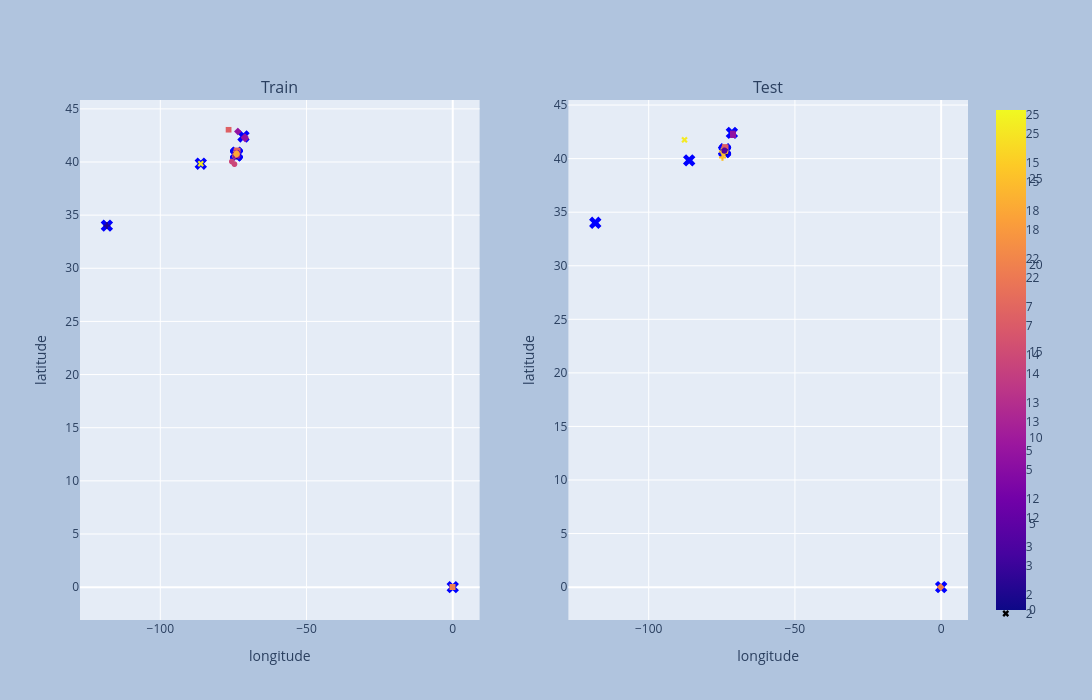

Here is the notebook cell this chart was saved with:
### Markdown cell above
### Visualizing the results

### Code cell
train_labels = kmeans.predict(X_train_ll)
test_labels = kmeans.predict(X_test_ll)
centroids = kmeans.cluster_centers_

fig = make_subplots(subplot_titles=("Train", "Test"), rows=1, cols=2, specs=[[{"type": "scatter"}, {"type": "scatter"}]])
fig1 = px.scatter(X_train_ll, x='longitude', y='latitude', color=train_labels, symbol=train_labels)
fig2 = px.scatter(X_test_ll, x='longitude', y='latitude', color=test_labels, symbol=test_labels)

for i in [1, 2]:
  fig.update_xaxes(title_text="longitude", row = 1, col = i)
  fig.update_yaxes(title_text="latitude", row = 1, col = i)

for trace in fig1.data:
  fig.add_trace(trace, row=1, col=1)
for trace in fig2.data:
  fig.add_trace(trace, row=1, col=2)

for i in [1, 2]:
  fig.add_trace(
      go.Scatter(
          x = centroids[:, 0],
          y = centroids[:, 1],
          mode = 'markers',
          marker=dict(
            color='blue',
            size=11,
            symbol='x'
            ),
          name='Centroid',
          showlegend=(i == 1)
      ),
      row = 1, col=i,)

fig.update_layout(
  width=1650,
  height=700,
  paper_bgcolor="LightSteelBlue")

fig.show()

### Figure 1 — Plotly figure (JSON) as saved in the notebook; plotly's stock layout.template omitted (floating-point values rounded to 4 significant figures; data arrays with more than 128 entries replaced by an {"elided": "..."} marker saying what was removed)
{"data": [{"hovertemplate": "symbol=25<br>longitude=%{x}<br>latitude=%{y}<br>color=%{marker.color}<extra></extra>", "legendgroup": "25", "marker": {"color": {"elided": "249 int values"}, "coloraxis": "coloraxis", "symbol": "circle"}, "mode": "markers", "name": "25", "showlegend": true, "type": "scattergl", "x": {"elided": "249 float values"}, "xaxis": "x", "y": {"elided": "249 float values"}, "yaxis": "y"}, {"hovertemplate": "symbol=15<br>longitude=%{x}<br>latitude=%{y}<br>color=%{marker.color}<extra></extra>", "legendgroup": "15", "marker": {"color": {"elided": "1878 int values"}, "coloraxis": "coloraxis", "symbol": "diamond"}, "mode": "markers", "name": "15", "showlegend": true, "type": "scattergl", "x": {"elided": "1878 float values"}, "xaxis": "x", "y": {"elided": "1878 float values"}, "yaxis": "y"}, {"hovertemplate": "symbol=18<br>longitude=%{x}<br>latitude=%{y}<br>color=%{marker.color}<extra></extra>", "legendgroup": "18", "marker": {"color": {"elided": "2021 int values"}, "coloraxis": "coloraxis", "symbol": "square"}, "mode": "markers", "name": "18", "showlegend": true, "type": "scattergl", "x": {"elided": "2021 float values"}, "xaxis": "x", "y": {"elided": "2021 float values"}, "yaxis": "y"}, {"hovertemplate": "symbol=22<br>longitude=%{x}<br>latitude=%{y}<br>color=%{marker.color}<extra></extra>", "legendgroup": "22", "marker": {"color": {"elided": "2652 int values"}, "coloraxis": "coloraxis", "symbol": "x"}, "mode": "markers", "name": "22", "showlegend": true, "type": "scattergl", "x": {"elided": "2652 float values"}, "xaxis": "x", "y": {"elided": "2652 float values"}, "yaxis": "y"}, {"hovertemplate": "symbol=7<br>longitude=%{x}<br>latitude=%{y}<br>color=%{marker.color}<extra></extra>", "legendgroup": "7", "marker": {"color": {"elided": "2905 int values"}, "coloraxis": "coloraxis", "symbol": "cross"}, "mode": "markers", "name": "7", "showlegend": true, "type": "scattergl", "x": {"elided": "2905 float values"}, "xaxis": "x", "y": {"elided": "2905 float values"}, "yaxis": "y"}, {"hovertemplate": "symbol=14<br>longitude=%{x}<br>latitude=%{y}<br>color=%{marker.color}<extra></extra>", "legendgroup": "14", "marker": {"color": {"elided": "2402 int values"}, "coloraxis": "coloraxis", "symbol": "circle"}, "mode": "markers", "name": "14", "showlegend": true, "type": "scattergl", "x": {"elided": "2402 float values"}, "xaxis": "x", "y": {"elided": "2402 float values"}, "yaxis": "y"}, {"hovertemplate": "symbol=13<br>longitude=%{x}<br>latitude=%{y}<br>color=%{marker.color}<extra></extra>", "legendgroup": "13", "marker": {"color": {"elided": "1350 int values"}, "coloraxis": "coloraxis", "symbol": "diamond"}, "mode": "markers", "name": "13", "showlegend": true, "type": "scattergl", "x": {"elided": "1350 float values"}, "xaxis": "x", "y": {"elided": "1350 float values"}, "yaxis": "y"}, {"hovertemplate": "symbol=5<br>longitude=%{x}<br>latitude=%{y}<br>color=%{marker.color}<extra></extra>", "legendgroup": "5", "marker": {"color": {"elided": "1044 int values"}, "coloraxis": "coloraxis", "symbol": "square"}, "mode": "markers", "name": "5", "showlegend": true, "type": "scattergl", "x": {"elided": "1044 float values"}, "xaxis": "x", "y": {"elided": "1044 float values"}, "yaxis": "y"}, {"hovertemplate": "symbol=12<br>longitude=%{x}<br>latitude=%{y}<br>color=%{marker.color}<extra></extra>", "legendgroup": "12", "marker": {"color": {"elided": "1338 int values"}, "coloraxis": "coloraxis", "symbol": "x"}, "mode": "markers", "name": "12", "showlegend": true, "type": "scattergl", "x": {"elided": "1338 float values"}, "xaxis": "x", "y": {"elided": "1338 float values"}, "yaxis": "y"}, {"hovertemplate": "symbol=3<br>longitude=%{x}<br>latitude=%{y}<br>color=%{marker.color}<extra></extra>", "legendgroup": "3", "marker": {"color": {"elided": "1714 int values"}, "coloraxis": "coloraxis", "symbol": "cross"}, "mode": "markers", "name": "3", "showlegend": true, "type": "scattergl", "x": {"elided": "1714 float values"}, "xaxis": "x", "y": {"elided": "1714 float values"}, "yaxis": "y"}, {"hovertemplate": "symbol=2<br>longitude=%{x}<br>latitude=%{y}<br>color=%{marker.color}<extra></extra>", "legendgroup": "2", "marker": {"color": {"elided": "1568 int values"}, "coloraxis": "coloraxis", "symbol": "circle"}, "mode": "markers", "name": "2", "showlegend": true, "type": "scattergl", "x": {"elided": "1568 float values"}, "xaxis": "x", "y": {"elided": "1568 float values"}, "yaxis": "y"}, {"hovertemplate": "symbol=10<br>longitude=%{x}<br>latitude=%{y}<br>color=%{marker.color}<extra></extra>", "legendgroup": "10", "marker": {"color": {"elided": "1110 int values"}, "coloraxis": "coloraxis", "symbol": "diamond"}, "mode": "markers", "name": "10", "showlegend": true, "type": "scattergl", "x": {"elided": "1110 float values"}, "xaxis": "x", "y": {"elided": "1110 float values"}, "yaxis": "y"}, {"hovertemplate": "symbol=19<br>longitude=%{x}<br>latitude=%{y}<br>color=%{marker.color}<extra></extra>", "legendgroup": "19", "marker": {"color": {"elided": "1219 int values"}, "coloraxis": "coloraxis", "symbol": "square"}, "mode": "markers", "name": "19", "showlegend": true, "type": "scattergl", "x": {"elided": "1219 float values"}, "xaxis": "x", "y": {"elided": "1219 float values"}, "yaxis": "y"}, {"hovertemplate": "symbol=24<br>longitude=%{x}<br>latitude=%{y}<br>color=%{marker.color}<extra></extra>", "legendgroup": "24", "marker": {"color": {"elided": "1045 int values"}, "coloraxis": "coloraxis", "symbol": "x"}, "mode": "markers", "name": "24", "showlegend": true, "type": "scattergl", "x": {"elided": "1045 float values"}, "xaxis": "x", "y": {"elided": "1045 float values"}, "yaxis": "y"}, {"hovertemplate": "symbol=11<br>longitude=%{x}<br>latitude=%{y}<br>color=%{marker.color}<extra></extra>", "legendgroup": "11", "marker": {"color": {"elided": "2061 int values"}, "coloraxis": "coloraxis", "symbol": "cross"}, "mode": "markers", "name": "11", "showlegend": true, "type": "scattergl", "x": {"elided": "2061 float values"}, "xaxis": "x", "y": {"elided": "2061 float values"}, "yaxis": "y"}, {"hovertemplate": "symbol=26<br>longitude=%{x}<br>latitude=%{y}<br>color=%{marker.color}<extra></extra>", "legendgroup": "26", "marker": {"color": {"elided": "597 int values"}, "coloraxis": "coloraxis", "symbol": "circle"}, "mode": "markers", "name": "26", "showlegend": true, "type": "scattergl", "x": {"elided": "597 float values"}, "xaxis": "x", "y": {"elided": "597 float values"}, "yaxis": "y"}, {"hovertemplate": "symbol=27<br>longitude=%{x}<br>latitude=%{y}<br>color=%{marker.color}<extra></extra>", "legendgroup": "27", "marker": {"color": {"elided": "1353 int values"}, "coloraxis": "coloraxis", "symbol": "diamond"}, "mode": "markers", "name": "27", "showlegend": true, "type": "scattergl", "x": {"elided": "1353 float values"}, "xaxis": "x", "y": {"elided": "1353 float values"}, "yaxis": "y"}, {"hovertemplate": "symbol=29<br>longitude=%{x}<br>latitude=%{y}<br>color=%{marker.color}<extra></extra>", "legendgroup": "29", "marker": {"color": {"elided": "2520 int values"}, "coloraxis": "coloraxis", "symbol": "square"}, "mode": "markers", "name": "29", "showlegend": true, "type": "scattergl", "x": {"elided": "2520 float values"}, "xaxis": "x", "y": {"elided": "2520 float values"}, "yaxis": "y"}, {"hovertemplate": "symbol=21<br>longitude=%{x}<br>latitude=%{y}<br>color=%{marker.color}<extra></extra>", "legendgroup": "21", "marker": {"color": {"elided": "576 int values"}, "coloraxis": "coloraxis", "symbol": "x"}, "mode": "markers", "name": "21", "showlegend": true, "type": "scattergl", "x": {"elided": "576 float values"}, "xaxis": "x", "y": {"elided": "576 float values"}, "yaxis": "y"}, {"hovertemplate": "symbol=6<br>longitude=%{x}<br>latitude=%{y}<br>color=%{marker.color}<extra></extra>", "legendgroup": "6", "marker": {"color": {"elided": "1214 int values"}, "coloraxis": "coloraxis", "symbol": "cross"}, "mode": "markers", "name": "6", "showlegend": true, "type": "scattergl", "x": {"elided": "1214 float values"}, "xaxis": "x", "y": {"elided": "1214 float values"}, "yaxis": "y"}, {"hovertemplate": "symbol=4<br>longitude=%{x}<br>latitude=%{y}<br>color=%{marker.color}<extra></extra>", "legendgroup": "4", "marker": {"color": {"elided": "435 int values"}, "coloraxis": "coloraxis", "symbol": "circle"}, "mode": "markers", "name": "4", "showlegend": true, "type": "scattergl", "x": {"elided": "435 float values"}, "xaxis": "x", "y": {"elided": "435 float values"}, "yaxis": "y"}, {"hovertemplate": "symbol=0<br>longitude=%{x}<br>latitude=%{y}<br>color=%{marker.color}<extra></extra>", "legendgroup": "0", "marker": {"color": {"elided": "591 int values"}, "coloraxis": "coloraxis", "symbol": "diamond"}, "mode": "markers", "name": "0", "showlegend": true, "type": "scattergl", "x": {"elided": "591 float values"}, "xaxis": "x", "y": {"elided": "591 float values"}, "yaxis": "y"}, {"hovertemplate": "symbol=17<br>longitude=%{x}<br>latitude=%{y}<br>color=%{marker.color}<extra></extra>", "legendgroup": "17", "marker": {"color": {"elided": "391 int values"}, "coloraxis": "coloraxis", "symbol": "square"}, "mode": "markers", "name": "17", "showlegend": true, "type": "scattergl", "x": {"elided": "391 float values"}, "xaxis": "x", "y": {"elided": "391 float values"}, "yaxis": "y"}, {"hovertemplate": "symbol=8<br>longitude=%{x}<br>latitude=%{y}<br>color=%{marker.color}<extra></extra>", "legendgroup": "8", "marker": {"color": {"elided": "428 int values"}, "coloraxis": "coloraxis", "symbol": "x"}, "mode": "markers", "name": "8", "showlegend": true, "type": "scattergl", "x": {"elided": "428 float values"}, "xaxis": "x", "y": {"elided": "428 float values"}, "yaxis": "y"}, {"hovertemplate": "symbol=16<br>longitude=%{x}<br>latitude=%{y}<br>color=%{marker.color}<extra></extra>", "legendgroup": "16", "marker": {"color": {"elided": "707 int values"}, "coloraxis": "coloraxis", "symbol": "cross"}, "mode": "markers", "name": "16", "showlegend": true, "type": "scattergl", "x": {"elided": "707 float values"}, "xaxis": "x", "y": {"elided": "707 float values"}, "yaxis": "y"}, {"hovertemplate": "symbol=23<br>longitude=%{x}<br>latitude=%{y}<br>color=%{marker.color}<extra></extra>", "legendgroup": "23", "marker": {"color": {"elided": "477 int values"}, "coloraxis": "coloraxis", "symbol": "circle"}, "mode": "markers", "name": "23", "showlegend": true, "type": "scattergl", "x": {"elided": "477 float values"}, "xaxis": "x", "y": {"elided": "477 float values"}, "yaxis": "y"}, {"hovertemplate": "symbol=9<br>longitude=%{x}<br>latitude=%{y}<br>color=%{marker.color}<extra></extra>", "legendgroup": "9", "marker": {"color": [9, 9, 9, 9, 9, 9, 9, 9, 9, 9], "coloraxis": "coloraxis", "symbol": "diamond"}, "mode": "markers", "name": "9", "showlegend": true, "type": "scattergl", "x": [-71.21, -70.98, -70.98, -73.47, -71.08, -71.01, -71.08, -71.21, -71.08, -73.47], "xaxis": "x", "y": [42.3, 42.2, 42.2, 42.87, 42.35, 42.25, 42.35, 42.3, 42.35, 42.87], "yaxis": "y"}, {"hovertemplate": "symbol=20<br>longitude=%{x}<br>latitude=%{y}<br>color=%{marker.color}<extra></extra>", "legendgroup": "20", "marker": {"color": [20, 20, 20, 20, 20, 20, 20, 20], "coloraxis": "coloraxis", "symbol": "square"}, "mode": "markers", "name": "20", "showlegend": true, "type": "scattergl", "x": [0.0, 0.0, 0.0, 0.0, 0.0, 0.0, 0.0, 0.0], "xaxis": "x", "y": [0.0, 0.0, 0.0, 0.0, 0.0, 0.0, 0.0, 0.0], "yaxis": "y"}, {"hovertemplate": "symbol=28<br>longitude=%{x}<br>latitude=%{y}<br>color=%{marker.color}<extra></extra>", "legendgroup": "28", "marker": {"color": [28], "coloraxis": "coloraxis", "symbol": "x"}, "mode": "markers", "name": "28", "showlegend": true, "type": "scattergl", "x": [-86.15], "xaxis": "x", "y": [39.84], "yaxis": "y"}, {"hovertemplate": "symbol=1<br>longitude=%{x}<br>latitude=%{y}<br>color=%{marker.color}<extra></extra>", "legendgroup": "1", "marker": {"color": [1], "coloraxis": "coloraxis", "symbol": "cross"}, "mode": "markers", "name": "1", "showlegend": true, "type": "scattergl", "x": [-118.3], "xaxis": "x", "y": [34.01], "yaxis": "y"}, {"hovertemplate": "symbol=5<br>longitude=%{x}<br>latitude=%{y}<br>color=%{marker.color}<extra></extra>", "legendgroup": "5", "marker": {"color": {"elided": "448 int values"}, "coloraxis": "coloraxis", "symbol": "circle"}, "mode": "markers", "name": "5", "showlegend": true, "type": "scattergl", "x": {"elided": "448 float values"}, "xaxis": "x2", "y": {"elided": "448 float values"}, "yaxis": "y2"}, {"hovertemplate": "symbol=15<br>longitude=%{x}<br>latitude=%{y}<br>color=%{marker.color}<extra></extra>", "legendgroup": "15", "marker": {"color": {"elided": "779 int values"}, "coloraxis": "coloraxis", "symbol": "diamond"}, "mode": "markers", "name": "15", "showlegend": true, "type": "scattergl", "x": {"elided": "779 float values"}, "xaxis": "x2", "y": {"elided": "779 float values"}, "yaxis": "y2"}, {"hovertemplate": "symbol=10<br>longitude=%{x}<br>latitude=%{y}<br>color=%{marker.color}<extra></extra>", "legendgroup": "10", "marker": {"color": {"elided": "470 int values"}, "coloraxis": "coloraxis", "symbol": "square"}, "mode": "markers", "name": "10", "showlegend": true, "type": "scattergl", "x": {"elided": "470 float values"}, "xaxis": "x2", "y": {"elided": "470 float values"}, "yaxis": "y2"}, {"hovertemplate": "symbol=21<br>longitude=%{x}<br>latitude=%{y}<br>color=%{marker.color}<extra></extra>", "legendgroup": "21", "marker": {"color": {"elided": "264 int values"}, "coloraxis": "coloraxis", "symbol": "x"}, "mode": "markers", "name": "21", "showlegend": true, "type": "scattergl", "x": {"elided": "264 float values"}, "xaxis": "x2", "y": {"elided": "264 float values"}, "yaxis": "y2"}, {"hovertemplate": "symbol=13<br>longitude=%{x}<br>latitude=%{y}<br>color=%{marker.color}<extra></extra>", "legendgroup": "13", "marker": {"color": {"elided": "569 int values"}, "coloraxis": "coloraxis", "symbol": "cross"}, "mode": "markers", "name": "13", "showlegend": true, "type": "scattergl", "x": {"elided": "569 float values"}, "xaxis": "x2", "y": {"elided": "569 float values"}, "yaxis": "y2"}, {"hovertemplate": "symbol=22<br>longitude=%{x}<br>latitude=%{y}<br>color=%{marker.color}<extra></extra>", "legendgroup": "22", "marker": {"color": {"elided": "1195 int values"}, "coloraxis": "coloraxis", "symbol": "circle"}, "mode": "markers", "name": "22", "showlegend": true, "type": "scattergl", "x": {"elided": "1195 float values"}, "xaxis": "x2", "y": {"elided": "1195 float values"}, "yaxis": "y2"}, {"hovertemplate": "symbol=23<br>longitude=%{x}<br>latitude=%{y}<br>color=%{marker.color}<extra></extra>", "legendgroup": "23", "marker": {"color": {"elided": "199 int values"}, "coloraxis": "coloraxis", "symbol": "diamond"}, "mode": "markers", "name": "23", "showlegend": true, "type": "scattergl", "x": {"elided": "199 float values"}, "xaxis": "x2", "y": {"elided": "199 float values"}, "yaxis": "y2"}, {"hovertemplate": "symbol=6<br>longitude=%{x}<br>latitude=%{y}<br>color=%{marker.color}<extra></extra>", "legendgroup": "6", "marker": {"color": {"elided": "533 int values"}, "coloraxis": "coloraxis", "symbol": "square"}, "mode": "markers", "name": "6", "showlegend": true, "type": "scattergl", "x": {"elided": "533 float values"}, "xaxis": "x2", "y": {"elided": "533 float values"}, "yaxis": "y2"}, {"hovertemplate": "symbol=27<br>longitude=%{x}<br>latitude=%{y}<br>color=%{marker.color}<extra></extra>", "legendgroup": "27", "marker": {"color": {"elided": "558 int values"}, "coloraxis": "coloraxis", "symbol": "x"}, "mode": "markers", "name": "27", "showlegend": true, "type": "scattergl", "x": {"elided": "558 float values"}, "xaxis": "x2", "y": {"elided": "558 float values"}, "yaxis": "y2"}, {"hovertemplate": "symbol=14<br>longitude=%{x}<br>latitude=%{y}<br>color=%{marker.color}<extra></extra>", "legendgroup": "14", "marker": {"color": {"elided": "1009 int values"}, "coloraxis": "coloraxis", "symbol": "cross"}, "mode": "markers", "name": "14", "showlegend": true, "type": "scattergl", "x": {"elided": "1009 float values"}, "xaxis": "x2", "y": {"elided": "1009 float values"}, "yaxis": "y2"}, {"hovertemplate": "symbol=29<br>longitude=%{x}<br>latitude=%{y}<br>color=%{marker.color}<extra></extra>", "legendgroup": "29", "marker": {"color": {"elided": "1076 int values"}, "coloraxis": "coloraxis", "symbol": "circle"}, "mode": "markers", "name": "29", "showlegend": true, "type": "scattergl", "x": {"elided": "1076 float values"}, "xaxis": "x2", "y": {"elided": "1076 float values"}, "yaxis": "y2"}, {"hovertemplate": "symbol=11<br>longitude=%{x}<br>latitude=%{y}<br>color=%{marker.color}<extra></extra>", "legendgroup": "11", "marker": {"color": {"elided": "819 int values"}, "coloraxis": "coloraxis", "symbol": "diamond"}, "mode": "markers", "name": "11", "showlegend": true, "type": "scattergl", "x": {"elided": "819 float values"}, "xaxis": "x2", "y": {"elided": "819 float values"}, "yaxis": "y2"}, {"hovertemplate": "symbol=19<br>longitude=%{x}<br>latitude=%{y}<br>color=%{marker.color}<extra></extra>", "legendgroup": "19", "marker": {"color": {"elided": "543 int values"}, "coloraxis": "coloraxis", "symbol": "square"}, "mode": "markers", "name": "19", "showlegend": true, "type": "scattergl", "x": {"elided": "543 float values"}, "xaxis": "x2", "y": {"elided": "543 float values"}, "yaxis": "y2"}, {"hovertemplate": "symbol=24<br>longitude=%{x}<br>latitude=%{y}<br>color=%{marker.color}<extra></extra>", "legendgroup": "24", "marker": {"color": {"elided": "412 int values"}, "coloraxis": "coloraxis", "symbol": "x"}, "mode": "markers", "name": "24", "showlegend": true, "type": "scattergl", "x": {"elided": "412 float values"}, "xaxis": "x2", "y": {"elided": "412 float values"}, "yaxis": "y2"}, {"hovertemplate": "symbol=18<br>longitude=%{x}<br>latitude=%{y}<br>color=%{marker.color}<extra></extra>", "legendgroup": "18", "marker": {"color": {"elided": "879 int values"}, "coloraxis": "coloraxis", "symbol": "cross"}, "mode": "markers", "name": "18", "showlegend": true, "type": "scattergl", "x": {"elided": "879 float values"}, "xaxis": "x2", "y": {"elided": "879 float values"}, "yaxis": "y2"}, {"hovertemplate": "symbol=7<br>longitude=%{x}<br>latitude=%{y}<br>color=%{marker.color}<extra></extra>", "legendgroup": "7", "marker": {"color": {"elided": "1168 int values"}, "coloraxis": "coloraxis", "symbol": "circle"}, "mode": "markers", "name": "7", "showlegend": true, "type": "scattergl", "x": {"elided": "1168 float values"}, "xaxis": "x2", "y": {"elided": "1168 float values"}, "yaxis": "y2"}, {"hovertemplate": "symbol=3<br>longitude=%{x}<br>latitude=%{y}<br>color=%{marker.color}<extra></extra>", "legendgroup": "3", "marker": {"color": {"elided": "770 int values"}, "coloraxis": "coloraxis", "symbol": "diamond"}, "mode": "markers", "name": "3", "showlegend": true, "type": "scattergl", "x": {"elided": "770 float values"}, "xaxis": "x2", "y": {"elided": "770 float values"}, "yaxis": "y2"}, {"hovertemplate": "symbol=12<br>longitude=%{x}<br>latitude=%{y}<br>color=%{marker.color}<extra></extra>", "legendgroup": "12", "marker": {"color": {"elided": "614 int values"}, "coloraxis": "coloraxis", "symbol": "square"}, "mode": "markers", "name": "12", "showlegend": true, "type": "scattergl", "x": {"elided": "614 float values"}, "xaxis": "x2", "y": {"elided": "614 float values"}, "yaxis": "y2"}, {"hovertemplate": "symbol=2<br>longitude=%{x}<br>latitude=%{y}<br>color=%{marker.color}<extra></extra>", "legendgroup": "2", "marker": {"color": {"elided": "717 int values"}, "coloraxis": "coloraxis", "symbol": "x"}, "mode": "markers", "name": "2", "showlegend": true, "type": "scattergl", "x": {"elided": "717 float values"}, "xaxis": "x2", "y": {"elided": "717 float values"}, "yaxis": "y2"}, {"hovertemplate": "symbol=8<br>longitude=%{x}<br>latitude=%{y}<br>color=%{marker.color}<extra></extra>", "legendgroup": "8", "marker": {"color": {"elided": "190 int values"}, "coloraxis": "coloraxis", "symbol": "cross"}, "mode": "markers", "name": "8", "showlegend": true, "type": "scattergl", "x": {"elided": "190 float values"}, "xaxis": "x2", "y": {"elided": "190 float values"}, "yaxis": "y2"}, {"hovertemplate": "symbol=16<br>longitude=%{x}<br>latitude=%{y}<br>color=%{marker.color}<extra></extra>", "legendgroup": "16", "marker": {"color": {"elided": "313 int values"}, "coloraxis": "coloraxis", "symbol": "circle"}, "mode": "markers", "name": "16", "showlegend": true, "type": "scattergl", "x": {"elided": "313 float values"}, "xaxis": "x2", "y": {"elided": "313 float values"}, "yaxis": "y2"}, {"hovertemplate": "symbol=26<br>longitude=%{x}<br>latitude=%{y}<br>color=%{marker.color}<extra></extra>", "legendgroup": "26", "marker": {"color": {"elided": "295 int values"}, "coloraxis": "coloraxis", "symbol": "diamond"}, "mode": "markers", "name": "26", "showlegend": true, "type": "scattergl", "x": {"elided": "295 float values"}, "xaxis": "x2", "y": {"elided": "295 float values"}, "yaxis": "y2"}, {"hovertemplate": "symbol=17<br>longitude=%{x}<br>latitude=%{y}<br>color=%{marker.color}<extra></extra>", "legendgroup": "17", "marker": {"color": {"elided": "151 int values"}, "coloraxis": "coloraxis", "symbol": "square"}, "mode": "markers", "name": "17", "showlegend": true, "type": "scattergl", "x": {"elided": "151 float values"}, "xaxis": "x2", "y": {"elided": "151 float values"}, "yaxis": "y2"}, {"hovertemplate": "symbol=0<br>longitude=%{x}<br>latitude=%{y}<br>color=%{marker.color}<extra></extra>", "legendgroup": "0", "marker": {"color": {"elided": "248 int values"}, "coloraxis": "coloraxis", "symbol": "x"}, "mode": "markers", "name": "0", "showlegend": true, "type": "scattergl", "x": {"elided": "248 float values"}, "xaxis": "x2", "y": {"elided": "248 float values"}, "yaxis": "y2"}, {"hovertemplate": "symbol=25<br>longitude=%{x}<br>latitude=%{y}<br>color=%{marker.color}<extra></extra>", "legendgroup": "25", "marker": {"color": [25, 25, 25, 25, 25, 25, 25, 25, 25, 25, 25, 25, 25, 25, 25, 25, 25, 25, 25, 25, 25, 25, 25, 25, 25, 25, 25, 25, 25, 25, 25, 25, 25, 25, 25, 25, 25, 25, 25, 25, 25, 25, 25, 25, 25, 25, 25, 25, 25, 25, 25, 25, 25, 25, 25, 25, 25, 25, 25, 25, 25, 25, 25, 25, 25, 25, 25, 25, 25, 25, 25, 25, 25, 25, 25, 25, 25, 25, 25, 25, 25, 25, 25, 25, 25, 25, 25, 25, 25, 25, 25, 25, 25, 25, 25, 25, 25, 25], "coloraxis": "coloraxis", "symbol": "cross"}, "mode": "markers", "name": "25", "showlegend": true, "type": "scattergl", "x": [-73.96, -73.99, -73.96, -74.66, -73.96, -73.96, -74.02, -74.01, -74.02, -73.97, -73.97, -74.02, -73.96, -73.96, -73.97, -74.03, -74.01, -73.95, -74.03, -74.02, -74.03, -73.95, -74.02, -74.01, -74.03, -73.97, -73.95, -73.95, -73.97, -74.04, -73.95, -74.0, -74.03, -73.99, -74.0, -73.95, -74.05, -74.01, -74.03, -74.08, -74.06, -73.98, -73.96, -73.97, -74.02, -73.96, -73.99, -74.01, -74.01, -74.02, -74.03, -74.0, -73.97, -73.96, -74.63, -74.03, -73.98, -74.03, -73.96, -74.01, -74.03, -73.97, -74.0, -73.99, -74.03, -74.03, -74.0, -73.96, -74.0, -74.08, -73.95, -74.01, -74.03, -73.95, -74.02, -74.02, -74.0, -73.96, -74.01, -74.03, -74.01, -74.03, -74.01, -74.01, -74.0, -74.02, -74.03, -74.0, -74.02, -73.99, -74.01, -74.03, -73.96, -74.04, -73.96, -73.96, -74.01, -73.95], "xaxis": "x2", "y": [40.58, 40.61, 40.59, 40.66, 40.58, 40.58, 40.65, 40.63, 40.65, 40.59, 40.58, 40.63, 40.58, 40.58, 40.59, 40.63, 40.65, 40.58, 40.63, 40.63, 40.63, 40.58, 40.63, 40.65, 40.63, 40.59, 40.58, 40.58, 40.6, 40.62, 40.58, 40.61, 40.63, 40.6, 40.62, 40.58, 40.55, 40.63, 40.62, 40.62, 40.61, 40.61, 40.58, 40.59, 40.63, 40.58, 40.61, 40.65, 40.65, 40.62, 40.62, 40.65, 40.6, 40.58, 40.12, 40.64, 40.61, 40.62, 40.58, 40.65, 40.63, 40.58, 40.65, 40.61, 40.64, 40.62, 40.64, 40.58, 40.64, 40.64, 40.58, 40.6, 40.64, 40.58, 40.65, 40.62, 40.61, 40.58, 40.65, 40.64, 40.65, 40.64, 40.65, 40.63, 40.64, 40.64, 40.62, 40.62, 40.62, 40.61, 40.62, 40.63, 40.58, 40.62, 40.58, 40.58, 40.64, 40.58], "yaxis": "y2"}, {"hovertemplate": "symbol=4<br>longitude=%{x}<br>latitude=%{y}<br>color=%{marker.color}<extra></extra>", "legendgroup": "4", "marker": {"color": {"elided": "190 int values"}, "coloraxis": "coloraxis", "symbol": "circle"}, "mode": "markers", "name": "4", "showlegend": true, "type": "scattergl", "x": {"elided": "190 float values"}, "xaxis": "x2", "y": {"elided": "190 float values"}, "yaxis": "y2"}, {"hovertemplate": "symbol=20<br>longitude=%{x}<br>latitude=%{y}<br>color=%{marker.color}<extra></extra>", "legendgroup": "20", "marker": {"color": [20, 20, 20], "coloraxis": "coloraxis", "symbol": "diamond"}, "mode": "markers", "name": "20", "showlegend": true, "type": "scattergl", "x": [0.0, 0.0, 0.0], "xaxis": "x2", "y": [0.0, 0.0, 0.0], "yaxis": "y2"}, {"hovertemplate": "symbol=9<br>longitude=%{x}<br>latitude=%{y}<br>color=%{marker.color}<extra></extra>", "legendgroup": "9", "marker": {"color": [9, 9, 9], "coloraxis": "coloraxis", "symbol": "square"}, "mode": "markers", "name": "9", "showlegend": true, "type": "scattergl", "x": [-71.08, -70.98, -70.98], "xaxis": "x2", "y": [42.35, 42.2, 42.2], "yaxis": "y2"}, {"hovertemplate": "symbol=28<br>longitude=%{x}<br>latitude=%{y}<br>color=%{marker.color}<extra></extra>", "legendgroup": "28", "marker": {"color": [28], "coloraxis": "coloraxis", "symbol": "x"}, "mode": "markers", "name": "28", "showlegend": true, "type": "scattergl", "x": [-87.61], "xaxis": "x2", "y": [41.75], "yaxis": "y2"}, {"marker": {"color": "blue", "size": 11, "symbol": "x"}, "mode": "markers", "name": "Centroid", "showlegend": true, "type": "scatter", "x": [-73.96, -118.3, -73.98, -73.96, -73.95, -73.99, -73.98, -74.01, -73.84, -71.56, -73.96, -73.98, -73.99, -73.97, -73.95, -74.0, -73.99, -73.92, -73.99, -74.0, 0.0, -73.95, -73.95, -73.91, -74.0, -74.01, -73.92, -73.94, -86.15, -73.98], "xaxis": "x", "y": [40.66, 34.01, 40.74, 40.76, 40.75, 40.69, 40.78, 40.71, 40.72, 42.4, 40.8, 40.73, 40.72, 40.79, 40.78, 40.76, 40.74, 40.88, 40.76, 40.73, 0.0, 40.71, 40.77, 40.76, 40.74, 40.61, 40.69, 40.83, 39.84, 40.75], "yaxis": "y"}, {"marker": {"color": "blue", "size": 11, "symbol": "x"}, "mode": "markers", "name": "Centroid", "showlegend": false, "type": "scatter", "x": [-73.96, -118.3, -73.98, -73.96, -73.95, -73.99, -73.98, -74.01, -73.84, -71.56, -73.96, -73.98, -73.99, -73.97, -73.95, -74.0, -73.99, -73.92, -73.99, -74.0, 0.0, -73.95, -73.95, -73.91, -74.0, -74.01, -73.92, -73.94, -86.15, -73.98], "xaxis": "x2", "y": [40.66, 34.01, 40.74, 40.76, 40.75, 40.69, 40.78, 40.71, 40.72, 42.4, 40.8, 40.73, 40.72, 40.79, 40.78, 40.76, 40.74, 40.88, 40.76, 40.73, 0.0, 40.71, 40.77, 40.76, 40.74, 40.61, 40.69, 40.83, 39.84, 40.75], "yaxis": "y2"}], "layout": {"annotations": [{"font": {"size": 16}, "showarrow": false, "text": "Train", "x": 0.225, "xanchor": "center", "xref": "paper", "y": 1, "yanchor": "bottom", "yref": "paper"}, {"font": {"size": 16}, "showarrow": false, "text": "Test", "x": 0.775, "xanchor": "center", "xref": "paper", "y": 1, "yanchor": "bottom", "yref": "paper"}], "height": 700, "paper_bgcolor": "LightSteelBlue", "width": 1650, "xaxis": {"anchor": "y", "domain": [0, 0.45], "title": {"text": "longitude"}}, "xaxis2": {"anchor": "y2", "domain": [0.55, 1], "title": {"text": "longitude"}}, "yaxis": {"anchor": "x", "domain": [0, 1], "title": {"text": "latitude"}}, "yaxis2": {"anchor": "x2", "domain": [0, 1], "title": {"text": "latitude"}}}}
